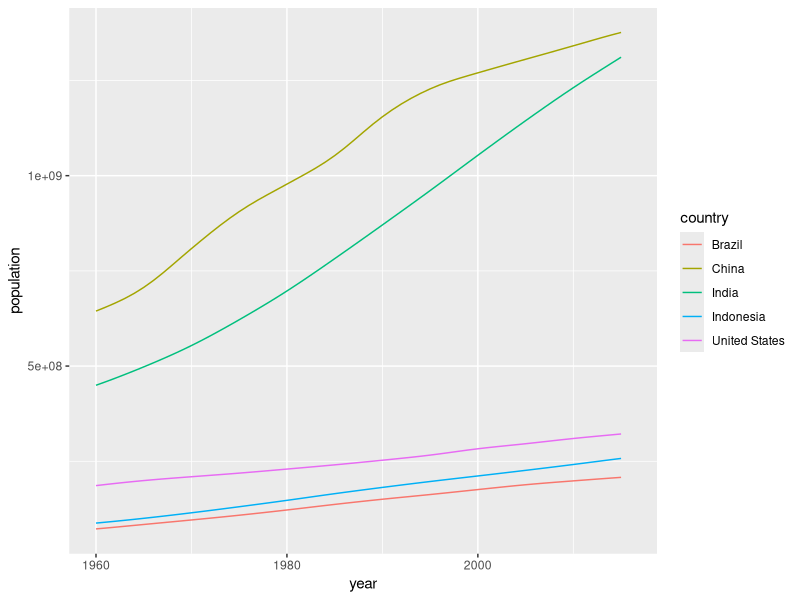
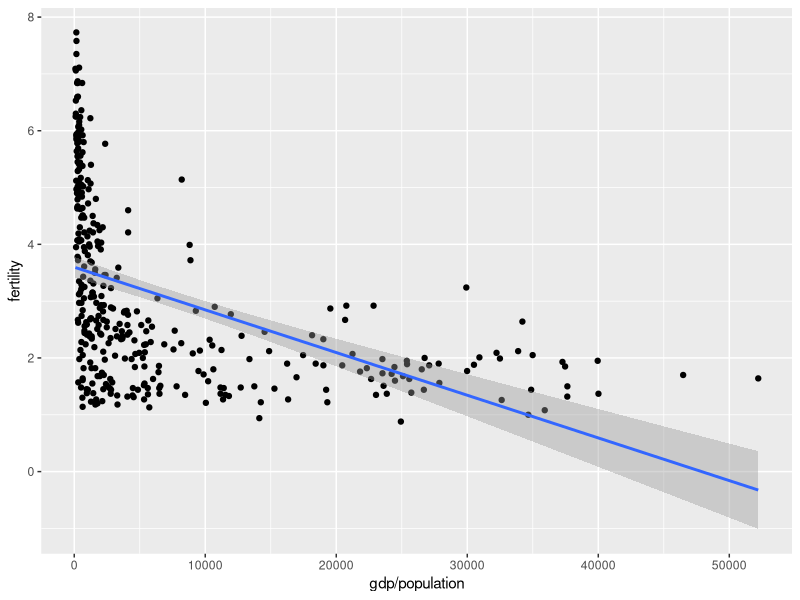
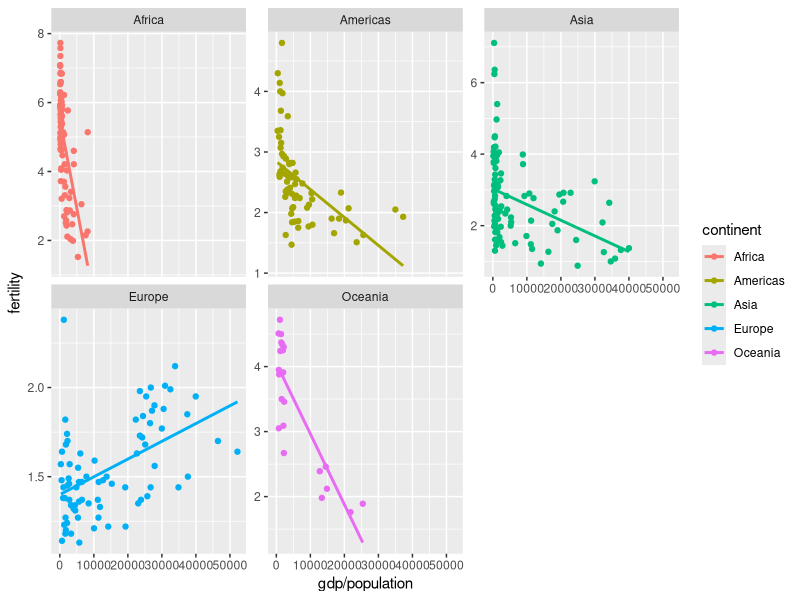
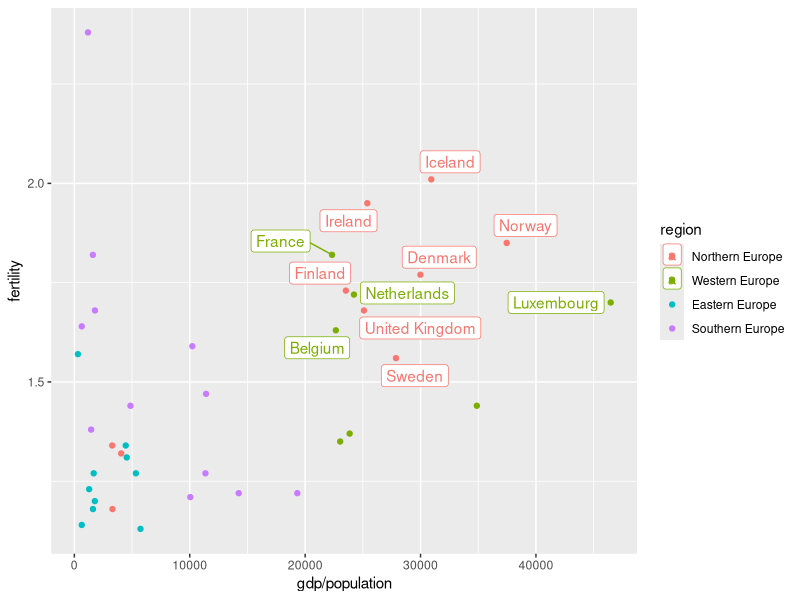
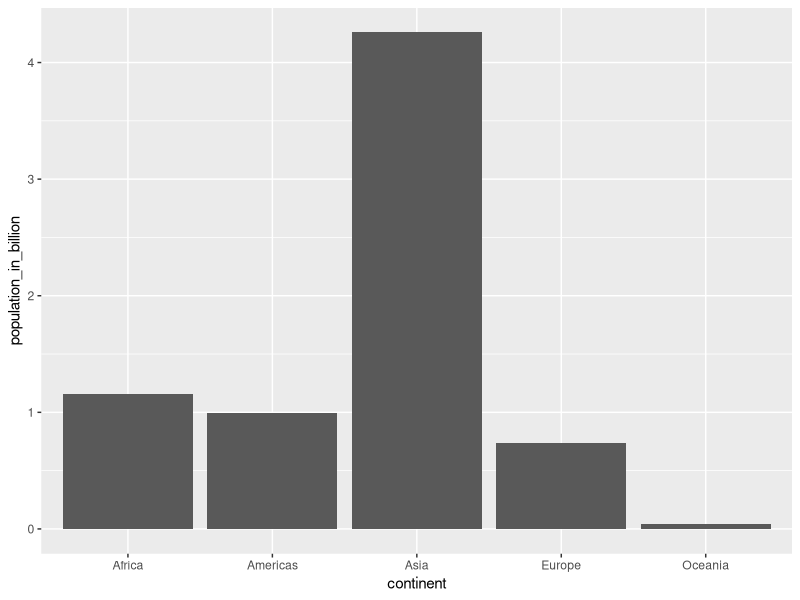
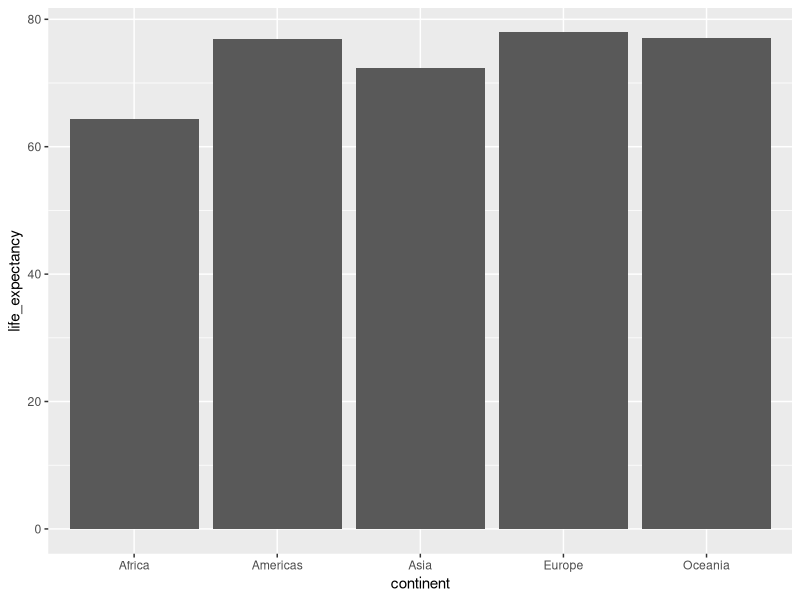
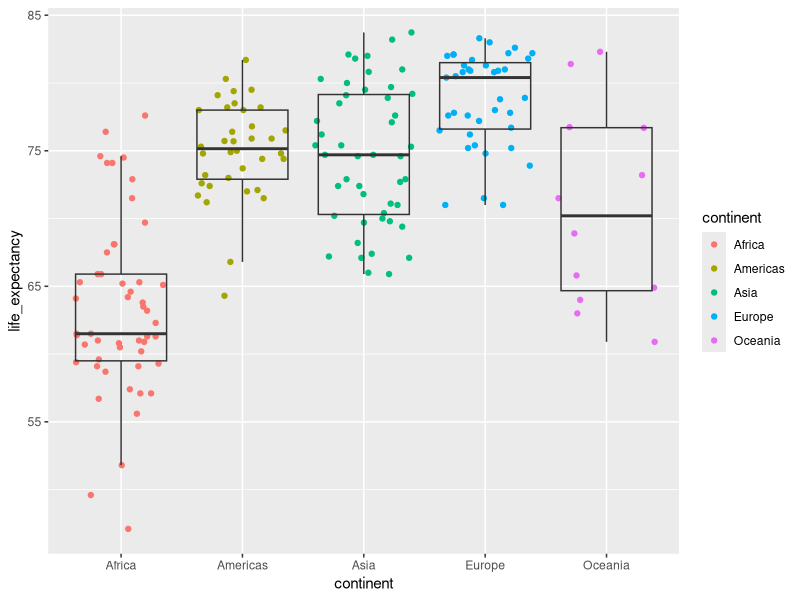
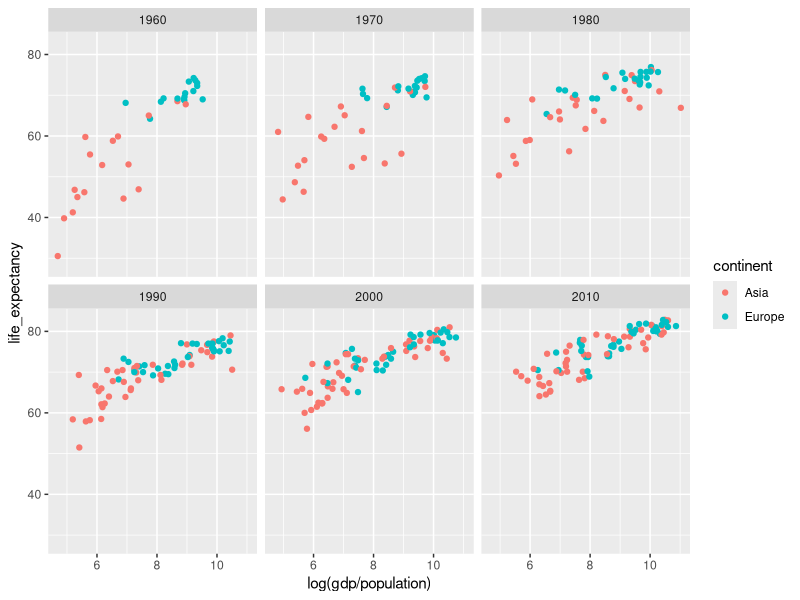

The R source for these figures, in order:
install.packages("dslabs")
library(tidyverse)
library(dslabs) 
library(dplyr)

# After you have loaded the dslabs package, you can access the data stored in `gapminder`. Let's look at the top 5 lines 
gapminder %>% as_tibble() %>% 
  head(5)

gapminder %>% as_tibble() %>% 
  View()

gapminder %>% as_tibble() %>% 
  dim()
## Which five countries had the largest population size in 2015
top_5_pop_country <- gapminder %>% as_tibble() %>% 
  filter(year == 2015)%>%
  arrange(-population)%>%
  select(country)%>%
  head(5)%>% 
  pull()## why need pull()?
top_5_pop_country

## how has the population sizes in those countries changes since 1960?
gapminder %>% 
  filter(country %in% top_5_pop_country)%>%
  ggplot() +
  geom_line(mapping = aes(x = year, y = population, color = country))

## Question 2. Rank the following countries in infant mortality rate in 2015.
gapminder %>%
  filter(year==2015)%>%
  filter(country %in% c("Turkey", "Poland", "South Korea", "Russia", "Vietnam", "South Africa")) %>%
  arrange(infant_mortality) %>%
#   select(country, infant_mortality) %>% 
  knitr::kable()

## Question 3. What is the general relationship between per-capita GDP and fertility rate?
## B. Negetive relationship
view(gapminder)
gapminder %>%
  filter(year==2010|year==2000) %>%
  ggplot(aes(y=fertility, x=gdp/population)) +
  geom_point() +
  geom_smooth(se=TRUE, method = "lm")

## Question 4. If you break down the relationship between per-capita GDP and fertility rate by continent, which continent (or regions) stands out as an outlier? (Bonus question: why might this be?)
## C. Europe
gapminder %>%
  filter(year==2000|year==2010) %>%
  ggplot(aes(y=fertility, x=gdp/population, color=continent)) +
  geom_point() +
  geom_smooth(se=F, method = "lm") +
  facet_wrap(~continent, scales = "free_y")
##Europe is different,The fertility rate increases as gdp increases


eu_2000 <- gapminder %>%
  filter(year==2000, continent == "Europe") 
eu_2000 %>%
  filter(fertility > 1.5, gdp/population > 20000) %>%
  ggplot(aes(y=fertility, x=gdp/population, color=region)) +
  ggrepel::geom_label_repel(aes(label=country)) +
  geom_point(data=eu_2000)

## Question 5. There are roughly seven billion people in the world today. Which map shows where people live? 
## (Each figure represents 1 billion people.)

## answer A
gapminder %>%
  filter(year==2015) %>%
  group_by(continent) %>%
  summarize(population_in_billion=sum(population)/10^9) %>% ##convert population to billion so divide by 1000000000
  ggplot(aes(x=continent, y=population_in_billion)) +
  geom_col()


## Question 6. What is the overall life expectancy for the world population (i.e. global average)?
## C. 70 years
gapminder %>%
  filter(year==2015) %>%
  summarize(life_expectancy=sum(life_expectancy*population)/sum(population))

## Question 7. What is the gap in life expectancy between Europe and Africa?
## B. 15 years
gapminder %>%
  filter(year==2015) %>%
  group_by(continent) %>%
  summarize(life_expectancy=sum(life_expectancy*population)/sum(population))%>%
  ggplot(aes(x=continent, y=life_expectancy)) +
  geom_col()

gapminder %>%
  filter(year==2015) %>%
  ggplot(aes(x=continent, y=life_expectancy)) +
  geom_jitter(aes(color=continent),height = 0) +
  geom_boxplot(alpha=0, outlier.alpha = 0)

##Exercise 2: Use data transformation and visualization to explore the following open-ended question in breakout rooms
years <- c(1960, 1970, 1980, 1990, 2000, 2010)
continents <- c("Europe", "Asia")
gapminder %>% 
  filter(year %in% years & continent %in% continents) %>%
  ggplot(aes(log(gdp/population), life_expectancy, col = continent)) +
  geom_point() +
  facet_wrap(~year) 

gapminder %>% 
  filter(continent %in% continents) %>%
  ggplot(aes(x=year, y=life_expectancy, group=country)) +
  geom_line()+
  facet_wrap(~continent) 

gapminder %>% 
  filter(year %in% c(1960, 2010)) %>%
  ggplot(aes(x=life_expectancy, fill=continent)) +
  geom_density(alpha=0.5)+
  facet_wrap(~year, nrow=2) 

gapminder %>% 
  filter(year %in% c(1960, 2010)) %>%
  ggplot(aes(x=log(gdp/population), fill=continent)) +
  geom_density(alpha=0.5)+
  facet_wrap(~year, nrow=2) 


gapminder %>% 
  filter(year %in% c(1960, 2010)) %>%
  ggplot(aes(continent, log(gdp/population), fill = as.character(year))) +
  geom_boxplot()
